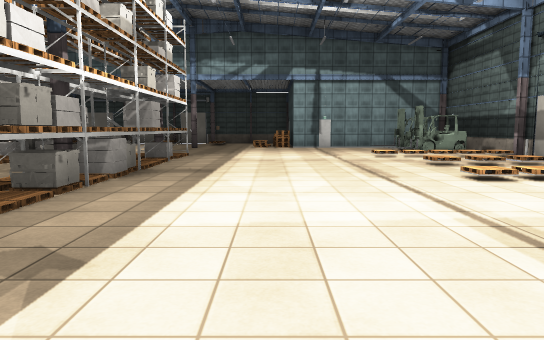
[1] (above)

21 first-person views from a walk through a 3-D level made in the Unity game engine. The camera is 1.4 m above the floor, tilts 6° down and sees 70° across. The floor is counted in squares, 2 m on a side. Each view is taken from the middle of a square. On the plan, view 1 faces up. The plan holds only what a view shows up to about 11 squares ahead; the rest is blank. The player is left out. Some surface patterns are stand-ins.

[2]
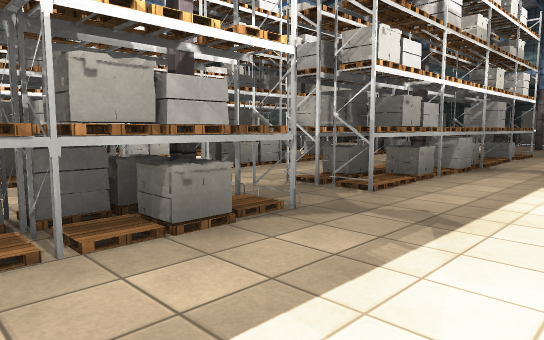

[3]
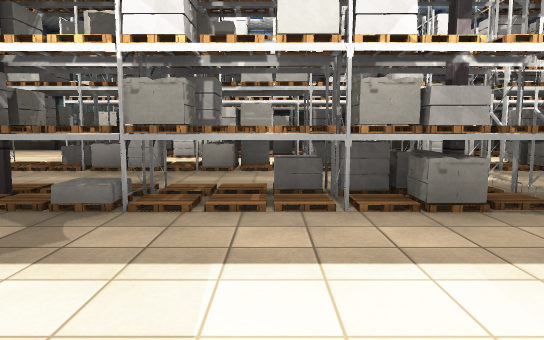

[4]
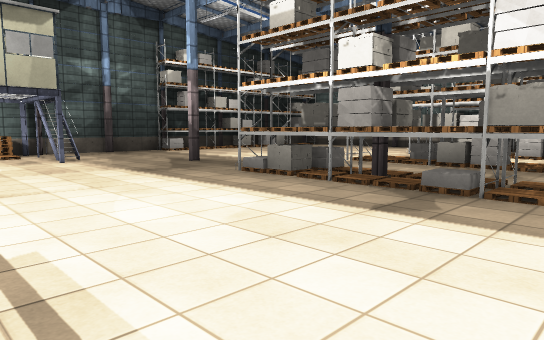

[5]
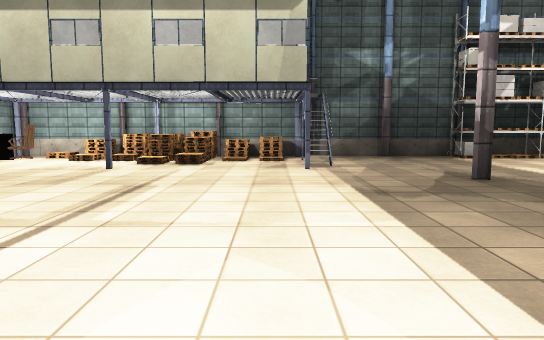

[6]
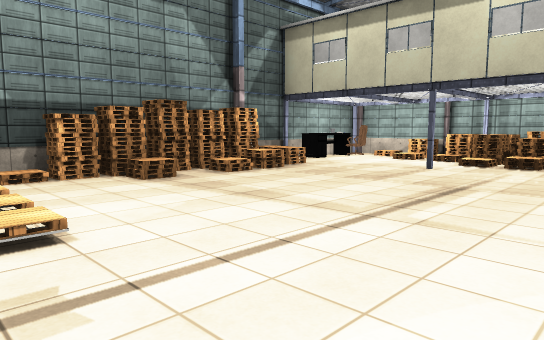

[7]
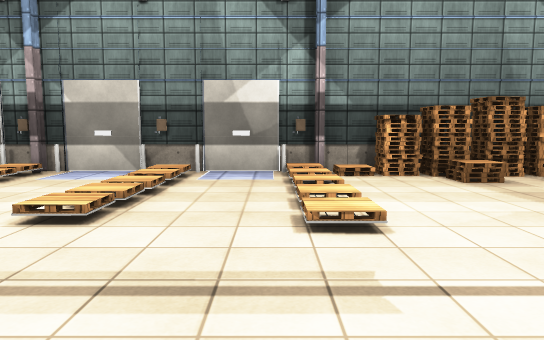

[8]
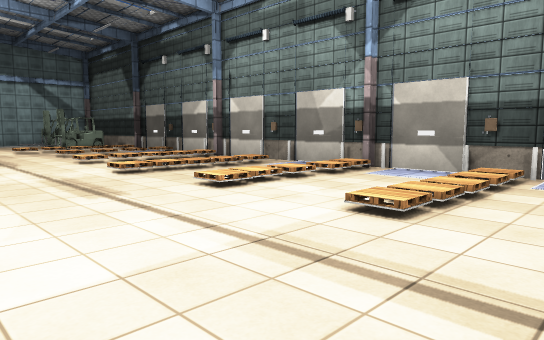

[9]
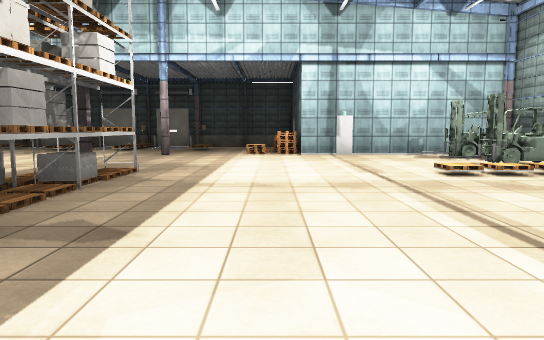

[10]
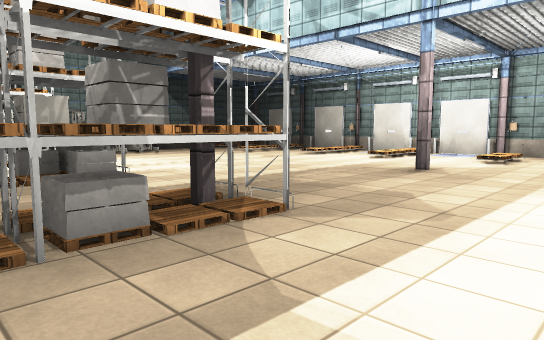

[11]
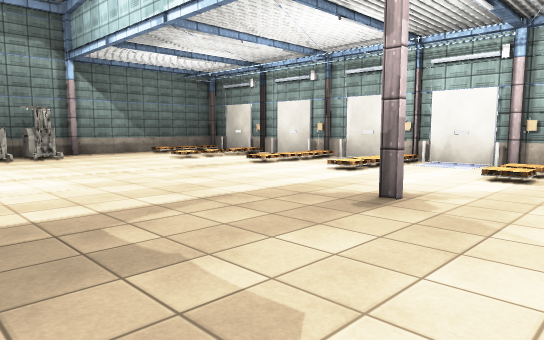

[12]
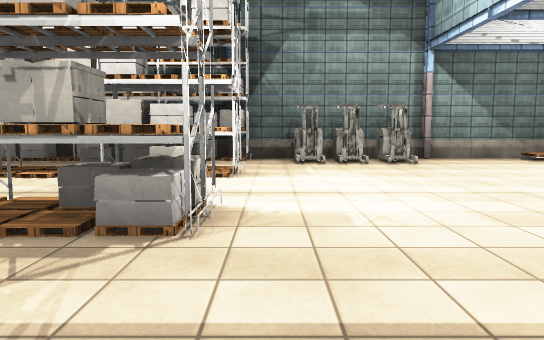

[13]
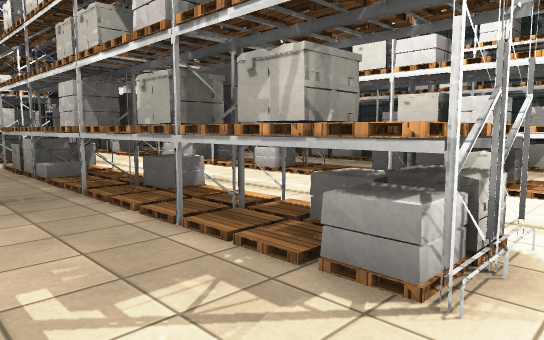

[14]
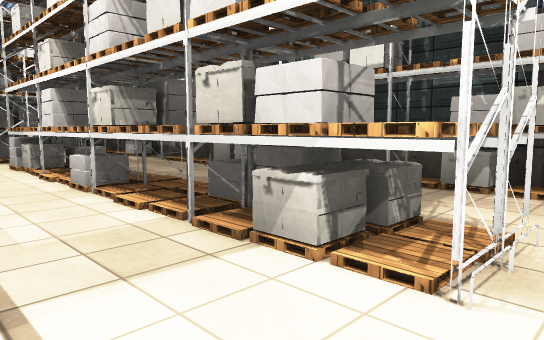

[15]
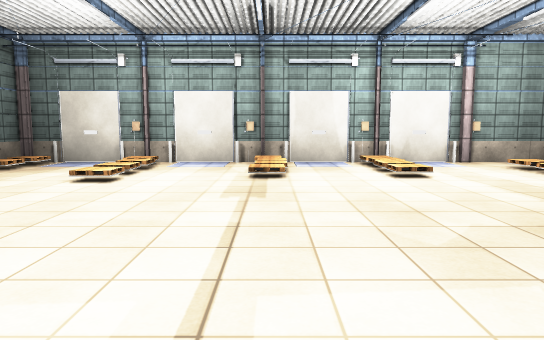

[16]
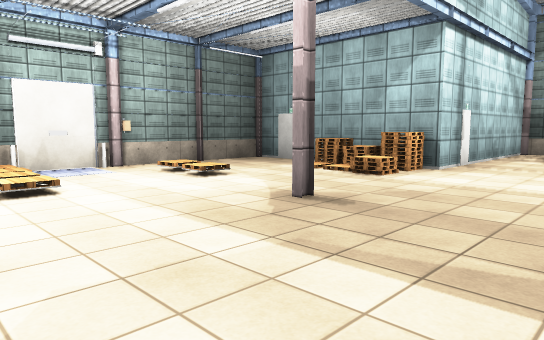

[17]
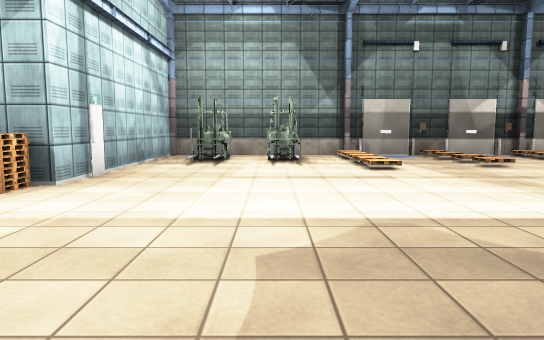

[18]
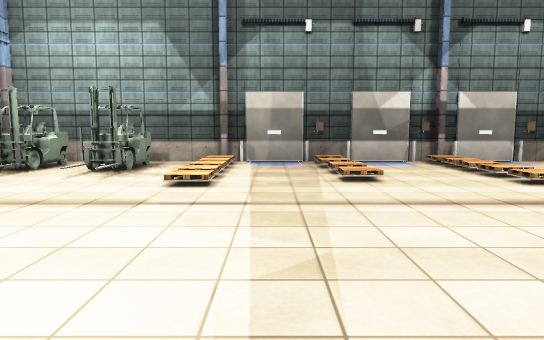

[19]
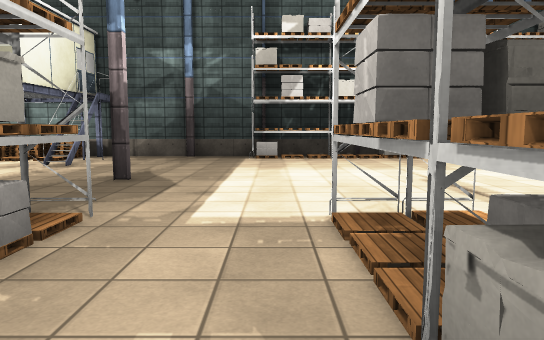

[20]
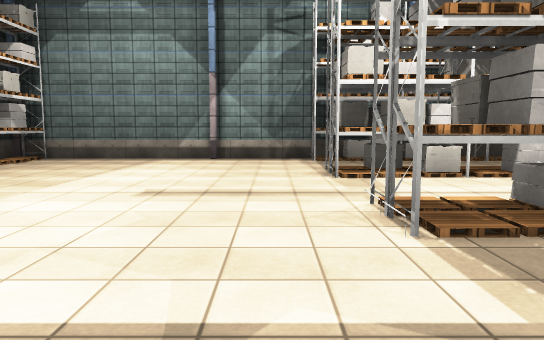

[21]
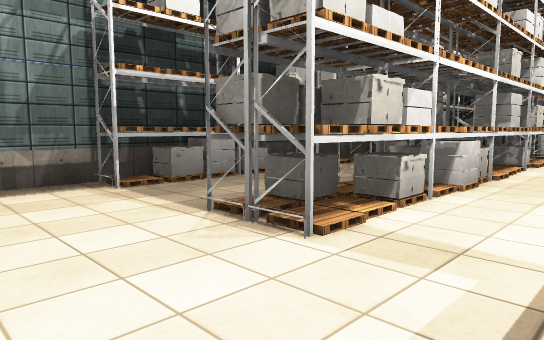

### Floor plan
Key: @ floor where view 1 was taken; # wall or solid block; x gap in a wall; . main floor; : floor 0.25 m higher than the main floor; / step, stairs or slope; O other object.
Columns run from 13 left of view 1 to 7 right of it. Each row starts with its distance up from view 1.
 20 ###############
 19 #O..O.O/O.O...#
 18 #/....///.....#
 17 #/...././....OO
 16 #............OO
 15 #.........#...#######
 14  OO.................#
 13  O.............../O.#
 12  OO............../O.#
 11 #...................#
 10  O.OO.OO..O.....///O#
  9   OOOO.O.OO.......//#
  8    OO..O.O .....///O#
  7   O.O.OO.OO......./O#
  6   ..O..O.. O....////#
  5   O.O..O..O.....///O#
  4   .OO..OO. O........#
  3   .OOO.O..O.....///O#
  2 #...................#
  1    .O.. .OOO....////#
  0     O.. ..O..@..../.#
 -1    OOO. O.O.....///O#
 -2   ..O.O O.O......./O#
 -3   ..O.. ..O.....////#
 -4  O..O..O..O.....////#
 -5  O..O..O..OO.......O#
 -6  O..O..O..O......./O#
 -7 #................./O#
 -8 #.........#.......OO#
 -9 #..................O#
-10 #...........#...#...#
-11 #...........x......O#
-12 #... ........:OOOO.O#
-13  OO    OO####OOOOO###

Where each view was taken, in squares from view 1:
view 1: 0 up, 0 right, facing up
view 2: 1 down, 0 right, facing up-left
view 3: 1 down, 1 right, facing left
view 4: 1 down, 2 right, facing down-left
view 5: 3 down, 0 right, facing down
view 6: 3 down, 0 right, facing down-right
view 7: 3 down, 0 right, facing right
view 8: 3 down, 0 right, facing up-right
view 9: 4 up, 0 right, facing up
view 10: 8 up, 0 right, facing up-left
view 11: 11 up, 1 left, facing up-left
view 12: 11 up, 3 left, facing left
view 13: 11 up, 4 left, facing down-left
view 14: 11 up, 7 left, facing down-left
view 15: 11 up, 7 left, facing up
view 16: 12 up, 6 left, facing up-right
view 17: 12 up, 4 left, facing right
view 18: 9 up, 2 left, facing right
view 19: 3 down, 5 left, facing down
view 20: 7 down, 3 left, facing left
view 21: 8 down, 7 left, facing up-left
